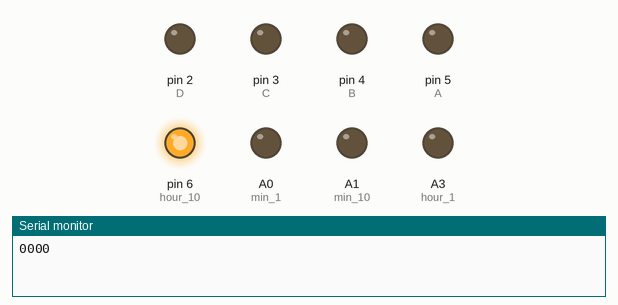
Simulated run of this sketch. Board: Arduino Nano, built with avr-gcc and run on an emulated ATmega328P. Parts: output pins drawn as LEDs (lit = HIGH), the last lines printed to the serial monitor.

Above: at 0.2 s.
At 1.8 s:
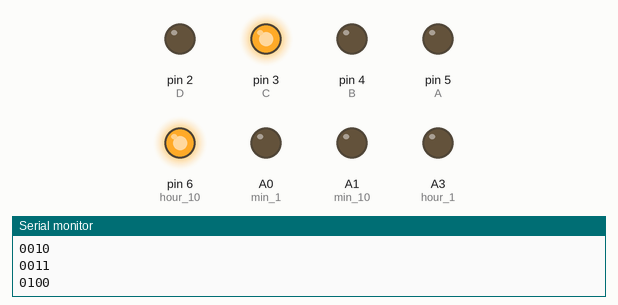
At 4.2 s:
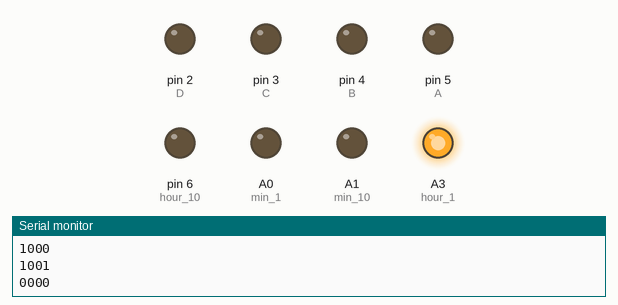
At 8.5 s:
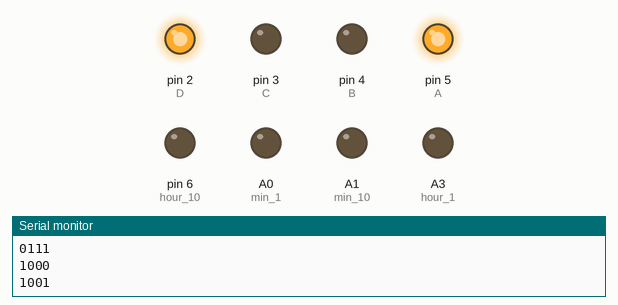
At 14.0 s:
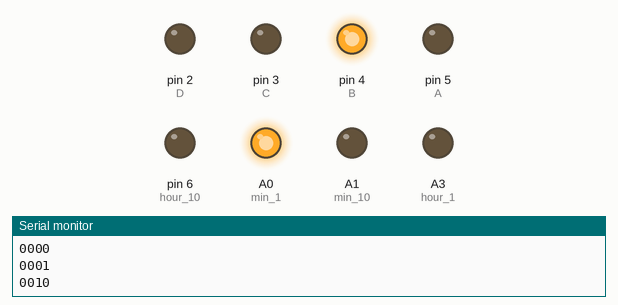
At 19.3 s:
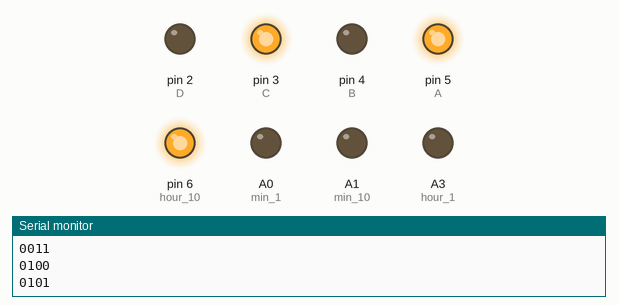
Timing chart, 0 to 19.7 s (numbered marks = the images above):
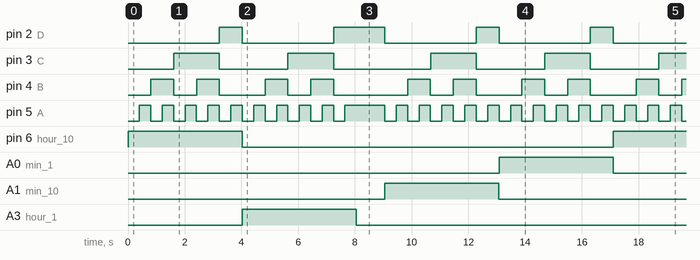

Measured:
- by itself, pin 2 (D): repeats every 17.1 s: LOW 3.2 s, HIGH 1.8 s, 3 × (LOW 3.2 s, HIGH 0.80 s)
- by itself, pin 3 (C): repeats every 17.1 s: LOW 2.4 s, HIGH 1.6 s, LOW 3.4 s, 2 × (HIGH 1.6 s, LOW 2.4 s), HIGH 1.6 s
- by itself, pin 6 (hour_10), A0 (min_1), A1 (min_10), A3 (hour_1): alternates HIGH for 4.0 s and LOW for 13.1 s
- by itself, pin 5 (A): goes 9 × (HIGH 0.40 s, LOW 0.40 s), HIGH 1.4 s, 19 × (LOW 0.40 s, HIGH 0.40 s), LOW 0.40 s, HIGH 1.4 s, 17 × (LOW 0.40 s, HIGH 0.40 s), then LOW
- by itself, pin 4 (B): repeats every 17.1 s: LOW 0.81 s, HIGH 0.80 s, LOW 1.6 s, HIGH 0.80 s, LOW 0.81 s, HIGH 0.80 s, LOW 2.6 s, HIGH 0.80 s, LOW 0.81 s, HIGH 0.80 s, LOW 1.6 s, HIGH 0.80 s, LOW 0.81 s, HIGH 0.80 s, LOW 1.6 s, HIGH 0.80 s

The sketch:

nixie_test.ino
```cpp
/*

*/

// Tube pins
const int hour_10 = 6;
const int hour_1 = A3;
const int colon = A2;
const int min_10 = A1;
const int min_1 = A0;

// nixie driver pins:
const int A = 5;
const int B = 4;
const int C = 3;
const int D = 2;

int n = 0;


void setup(){

  Serial.begin(9600);

  pinMode(hour_10, OUTPUT);
  pinMode(hour_1, OUTPUT);
  pinMode(min_10, OUTPUT);
  pinMode(min_1, OUTPUT);

  pinMode(A, OUTPUT);
  pinMode(B, OUTPUT);
  pinMode(C, OUTPUT);
  pinMode(D, OUTPUT);

}

void loop(){

  digitalWrite(hour_10, HIGH);
  for (int n=0; n<10; n++){
    write_num_to_bin(n);
    delay(400);
  }
  digitalWrite(hour_10, LOW);
  delay(2);

  digitalWrite(hour_1, HIGH);
  for (int n=0; n<10; n++){
    write_num_to_bin(n);
    delay(400);
  }
  digitalWrite(hour_1, LOW);
  delay(2);

  digitalWrite(colon, HIGH);
  delay(1000);
  digitalWrite(colon, LOW);
  delay(2);

  digitalWrite(min_10, HIGH);
  for (int n=0; n<10; n++){
    write_num_to_bin(n);
    delay(400);
  }
  digitalWrite(min_10, LOW);
  delay(2);

  digitalWrite(min_1, HIGH);
  for (int n=0; n<10; n++){
    write_num_to_bin(n);
    delay(400);
  }
  digitalWrite(min_1, LOW);
  delay(2);

  /*digitalWrite(A, LOW);
  digitalWrite(B, LOW);
  digitalWrite(C, LOW);
  digitalWrite(D, LOW);
  delay(500);

  digitalWrite(A, HIGH);
  digitalWrite(B, LOW);
  digitalWrite(C, LOW);
  digitalWrite(D, LOW);
  delay(500);

  digitalWrite(A, LOW);
  digitalWrite(B, HIGH);
  digitalWrite(C, LOW);
  digitalWrite(D, LOW);
  delay(500);

  digitalWrite(A, HIGH);
  digitalWrite(B, HIGH);
  digitalWrite(C, LOW);
  digitalWrite(D, LOW);
  delay(500);*/

}


void write_num_to_bin(int n){
  digitalWrite(A, LOW);
  digitalWrite(B, LOW);
  digitalWrite(C, LOW);
  digitalWrite(D, LOW);
  delay(2);

  int A_activation = n % 2;
  n /= 2;
  int B_activation = n % 2;
  n /= 2;
  int C_activation = n % 2;
  n /= 2;
  int D_activation = n % 2;

  Serial.print(D_activation);
  Serial.print(C_activation);
  Serial.print(B_activation);
  Serial.println(A_activation);

  digitalWrite(A, A_activation);
  digitalWrite(B, B_activation);
  digitalWrite(C, C_activation);
  digitalWrite(D, D_activation);
}
```
